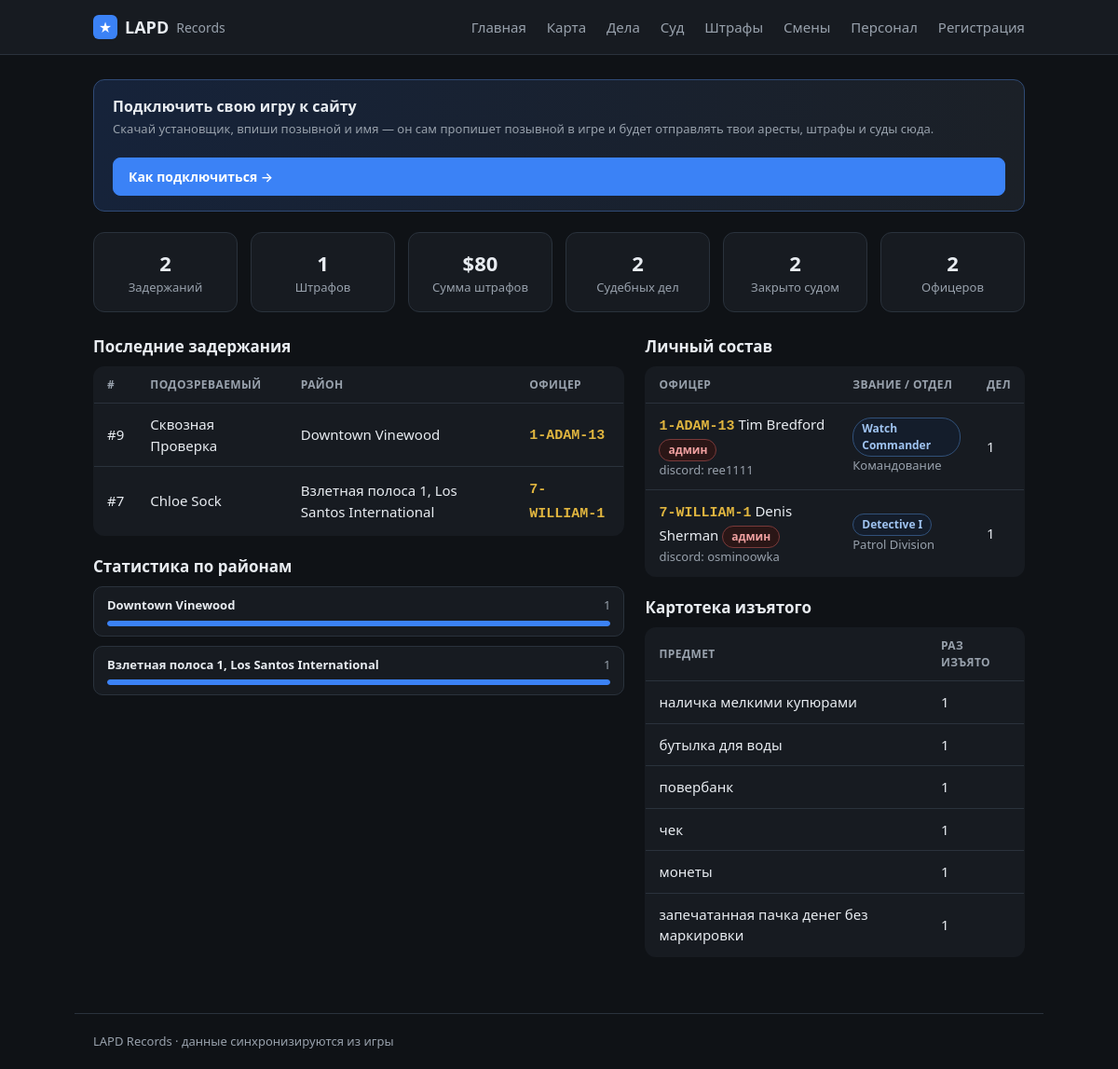
Before: / with the older database file.
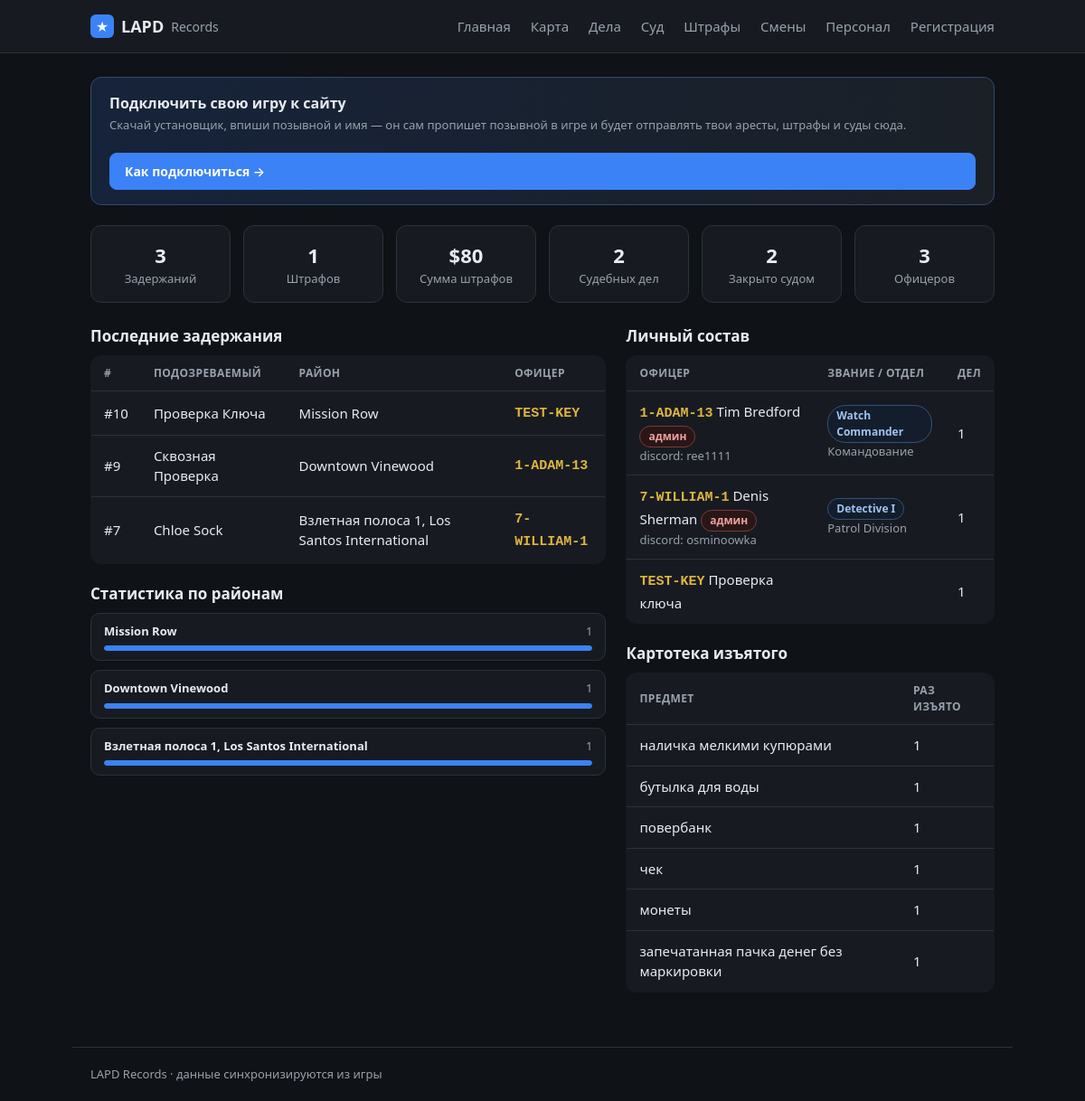
After: the same page with the newer database file.
### tables this page shows
CREATE TABLE cases (
                id INTEGER PRIMARY KEY AUTOINCREMENT,
                officer_id INTEGER NOT NULL,
                suspect_name TEXT,
                wanted INTEGER DEFAULT 0,
                license_state TEXT,
                citations INTEGER DEFAULT 0,
                zone TEXT,
                postal TEXT,
                game_time TEXT,
                created_at TEXT NOT NULL,
                screenshot TEXT,
                status TEXT NOT NULL DEFAULT 'submitted',
                discord_sent INTEGER DEFAULT 0,
                vehicle_model TEXT, vehicle_plate TEXT, vehicle_color TEXT,
                charges TEXT, found_items TEXT, reason TEXT, notes TEXT,
                mugshot TEXT, fine INTEGER, bail INTEGER, jail_time TEXT,
                is_test INTEGER DEFAULT 0, external_id TEXT,
                FOREIGN KEY (officer_id) REFERENCES officers(id)
            );

CREATE TABLE officers (
                id INTEGER PRIMARY KEY AUTOINCREMENT,
                callsign TEXT UNIQUE NOT NULL,
                name TEXT
            , current_status TEXT, status_since TEXT, rank TEXT, department TEXT, discord TEXT, is_admin INTEGER);

### app/main.py (the view)
@app.route("/")
def index():
    cases_all = db.list_cases(500)
    zones = {}
    for c in cases_all:
        if not c.get("is_test") and c.get("zone"):
            zones[c["zone"]] = zones.get(c["zone"], 0) + 1
    top = sorted(zones.items(), key=lambda kv: -kv[1])[:10]
    mx = top[0][1] if top else 1
    districts = [{"zone": z, "count": n, "pct": round(n * 100 / mx)} for z, n in top]
    return render_template("index.html",
                           summary=db.summary_counts(),
                           cases=db.list_cases(limit=8),
                           officers=db.list_officers_with_stats(),
                           cit=db.citations_summary(),
                           court=db.court_summary(),
                           districts=districts,
                           evidence=db.evidence_catalog())

### app/db.py (called while the page is built)
def fmt_dt(iso):
    try:
        dt = datetime.datetime.fromisoformat(iso)
        return dt.strftime("%d.%m.%Y %H:%M")
    except Exception:
        return iso or "—"

@contextmanager
def get_conn():
    conn = sqlite3.connect(config.DB_PATH)
    conn.row_factory = sqlite3.Row
    try:
        yield conn
        conn.commit()
    finally:
        conn.close()

def _jsonlist(val):
    if not val:
        return []
    try:
        return json.loads(val)
    except Exception:
        return [x.strip() for x in str(val).split(",") if x.strip()]

def _parse_charge(s):
    import re as _re
    m = _re.match(r"^\s*(\S+)\s·\s(.+?)(?:\s\(([^)]+)\))?\s*$", s or "")
    if m:
        return {"code": m.group(1), "desc": m.group(2), "cls": m.group(3) or ""}
    return {"code": "", "desc": s or "", "cls": ""}

def list_cases(limit=100, officer_id=None, status=None):
    q = """SELECT cases.*, officers.callsign, officers.name AS officer_name
           FROM cases JOIN officers ON officers.id = cases.officer_id"""
    conds, params = [], []
    if officer_id:
        conds.append("cases.officer_id=?"); params.append(officer_id)
    if status:
        conds.append("cases.status=?"); params.append(status)
    if conds:
        q += " WHERE " + " AND ".join(conds)
    q += " ORDER BY cases.id DESC LIMIT ?"; params.append(limit)
    with get_conn() as c:
        return [_row_to_case(r) for r in c.execute(q, params).fetchall()]

def status_info(code):
    return DUTY_STATUS.get(code, {"ru": "Не на службе", "cls": "off"})

def _fix_rooms(s):
    return re.sub(r"(\d)([А-Я])", lambda m: m.group(1) + _CYR2LAT.get(m.group(2), m.group(2)), s)

def localize(text):
    if not text or not isinstance(text, str):
        return text
    out = text
    for en, ru in _PHRASES:
        out = out.replace(en, ru)
    return _fix_rooms(out)

def citations_summary(officer_id=None):
    with get_conn() as c:
        if officer_id:
            r = c.execute("SELECT COUNT(*), COALESCE(SUM(fine),0) FROM citations WHERE officer_id=?",
                          (officer_id,)).fetchone()
        else:
            r = c.execute("SELECT COUNT(*), COALESCE(SUM(fine),0) FROM citations").fetchone()
        return {"count": r[0], "total_fine": r[1]}

### app/main.py (called while the page is built)
@app.context_processor
def inject_globals():
    return {"community": config.COMMUNITY_NAME, "STATUS_RU": db.STATUS_RU,
            "static_export": os.environ.get("STATIC_EXPORT") == "1"}

### app/templates/index.html (shortened to what this page needs)
{% extends "base.html" %}
{% block content %}
<div class="dl-banner">
  <div>
    <div class="dl-title">Подключить свою игру к сайту</div>
    <div class="muted small">Скачай установщик, впиши позывной и имя — он сам пропишет позывной в игре
      и будет отправлять твои аресты, штрафы и суды сюда.</div>
  </div>
  <a class="btn primary" href="{{ url_for('register') }}">Как подключиться →</a>
</div>
<section class="stats stats-6">
  <div class="stat"><div class="num">{{ summary.total }}</div><div class="lbl">Задержаний</div></div>
  <div class="stat"><div class="num">{{ cit.count }}</div><div class="lbl">Штрафов</div></div>
  <div class="stat"><div class="num">${{ cit.total_fine }}</div><div class="lbl">Сумма штрафов</div></div>
  <div class="stat"><div class="num">{{ court.total }}</div><div class="lbl">Судебных дел</div></div>
  <div class="stat"><div class="num">{{ court.closed }}</div><div class="lbl">Закрыто судом</div></div>
  <div class="stat"><div class="num">{{ summary.officers }}</div><div class="lbl">Офицеров</div></div>
</section>
<div class="cols">
  <section class="col">
    <h2>Последние задержания</h2>
    {% if cases %}
      <table class="tbl">
        <thead><tr><th>#</th><th>Подозреваемый</th><th>Район</th><th>Офицер</th></tr></thead>
        <tbody>
        {% for c in cases %}
          <tr onclick="location='{{ url_for('case_view', cid=c.id) }}'">
            <td>#{{ c.id }}</td>
            <td>{{ c.suspect_name }}
              {% if c.wanted %}<span class="tag wanted">розыск</span>{% endif %}</td>
            <td>{{ c.zone or '—' }}</td>
            <td><span class="cs">{{ c.callsign }}</span></td>
          </tr>
        {% endfor %}
        </tbody>
      </table>
    {% else %}
      <p class="empty">Задержаний пока нет — появятся после игры.</p>
    {% endif %}
    <h2>Статистика по районам</h2>
    {% if districts %}
      <div class="districts">
        {% for d in districts %}
          <div class="district">
            <div class="d-head"><span class="d-name">{{ d.zone }}</span><span class="d-num">{{ d.count }}</span></div>
            <div class="d-bar"><div class="d-fill" style="width: {{ d.pct }}%"></div></div>
          </div>
        {% endfor %}
      </div>
    {% else %}
      <p class="empty">Данных по районам пока нет.</p>
    {% endif %}
  </section>
  <section class="col">
    <h2>Личный состав</h2>
    {% if officers %}
      <table class="tbl">
        <thead><tr><th>Офицер</th><th>Звание / отдел</th><th>Дел</th></tr></thead>
        <tbody>
        {% for o in officers %}
          <tr onclick="location='{{ url_for('officer_view', callsign=o.callsign) }}'">
            <td><span class="cs">{{ o.callsign }}</span> {{ o.name or '' }}
              {% if o.is_admin %}<span class="tag adm">админ</span>{% endif %}
              {% if o.discord %}<div class="muted small">discord: {{ o.discord }}</div>{% endif %}</td>
            <td>{% if o.rank %}<span class="tag rank">{{ o.rank }}</span>{% endif %}
              {% if o.department %}<div class="muted small">{{ o.department }}</div>{% endif %}</td>
            <td>{{ o.cases_count }}</td>
          </tr>
        {% endfor %}
        </tbody>
      </table>
    {% else %}
      <p class="empty">Офицеров пока нет.</p>
    {% endif %}
    {% if evidence %}
      <h2>Картотека изъятого</h2>
      <table class="tbl">
        <thead><tr><th>Предмет</th><th>Раз изъято</th></tr></thead>
        <tbody>
          {% for item, n in evidence[:12] %}
            <tr><td>{{ item }}</td><td>{{ n }}</td></tr>
          {% endfor %}
        </tbody>
      </table>
    {% endif %}
  </section>
</div>
{% endblock %}

### app/templates/base.html (shortened to what this page needs)
<!doctype html>
<html lang="ru">
<head>
  <link rel="stylesheet" href="{{ url_for('static', filename='style.css') }}">
</head>
<body>
  <header class="topbar">
    <div class="wrap">
      <a class="brand" href="{{ url_for('index') }}">
        <span class="badge">★</span> {{ community }} <span class="sub">Records</span>
      </a>
      <nav>
        <a href="{{ url_for('index') }}">Главная</a>
        <a href="{{ url_for('game_map') }}">Карта</a>
        <a href="{{ url_for('cases') }}">Дела</a>
        <a href="{{ url_for('court') }}">Суд</a>
        <a href="{{ url_for('citations') }}">Штрафы</a>
        <a href="{{ url_for('shifts') }}">Смены</a>
        <a href="{{ url_for('staff') }}">Персонал</a>
        <a href="{{ url_for('register') }}">Регистрация</a>
      </nav>
    </div>
  </header>
  <main class="wrap">
    {% block content %}{% endblock %}
  </main>
  <footer class="wrap foot">{{ community }} Records · данные синхронизируются из игры</footer>
</body>
</html>

### app/static/style.css (style rules this page uses)
:root { --bg:#0f1216; --surface:#171b21; --surface2:#1d232b; --border:#2a323c; --text:#e8ecf1; --muted:#98a1ac; --accent:#3b82f6; --accent2:#2563eb; --wanted:#e05252; --ok:#3fa66a; --gold:#e0b53f; }
* { box-sizing:border-box }
body { margin:0;background:var(--bg);color:var(--text); font-family:system-ui,-apple-system,"Segoe UI",Roboto,sans-serif;font-size:15px;line-height:1.5 }
a { color:inherit;text-decoration:none }
.wrap { max-width:1040px;margin:0 auto;padding:0 20px }
.topbar { background:var(--surface);border-bottom:1px solid var(--border);position:sticky;top:0;z-index:5 }
.topbar .wrap { display:flex;align-items:center;justify-content:space-between;height:58px }
.brand { font-weight:700;font-size:18px;display:flex;align-items:center;gap:8px }
.brand .sub { color:var(--muted);font-weight:500;font-size:14px }
.badge { display:inline-grid;place-items:center;width:26px;height:26px;border-radius:6px; background:var(--accent);color:#fff;font-size:14px }
nav a { color:var(--muted);margin-left:18px;font-weight:500 }
main.wrap { padding-top:26px;padding-bottom:40px }
h2 { font-size:17px;margin:1.2em 0 .5em;color:var(--text) }
.stats { display:grid;grid-template-columns:repeat(4,1fr);gap:14px;margin-bottom:24px }
.stat { background:var(--surface);border:1px solid var(--border);border-radius:12px;padding:16px;text-align:center }
.stat .num { font-size:30px;font-weight:700 }
.stat .lbl { color:var(--muted);font-size:13px }
.cols { display:grid;grid-template-columns:1.4fr 1fr;gap:22px }
.col h2:first-child { margin-top:0 }
.tbl { width:100%;border-collapse:collapse;background:var(--surface);border:1px solid var(--border);border-radius:12px;overflow:hidden }
.tbl th { text-align:left;font-size:12px;text-transform:uppercase;letter-spacing:.4px;color:var(--muted); padding:10px 14px;border-bottom:1px solid var(--border) }
.tbl td { padding:11px 14px;border-bottom:1px solid var(--border) }
.tbl tbody tr { cursor:pointer;transition:background .12s }
.tbl tbody tr:last-child td { border-bottom:none }
.cs { font-family:ui-monospace,Consolas,monospace;color:var(--gold);font-weight:600 }
.muted { color:var(--muted) }
.small { font-size:13px }
.tag { display:inline-block;padding:2px 9px;border-radius:20px;font-size:12px;font-weight:600; background:var(--surface2);border:1px solid var(--border);color:var(--muted) }
.tag.rank { background:#141d2b;border-color:#31517a;color:#9fc3f0 }
.tag.adm { background:#2a1616;border-color:#7a3a3a;color:#f0a0a0 }
.btn { background:var(--surface2);color:var(--text);border:1px solid var(--border); padding:9px 16px;border-radius:8px;font-weight:600;cursor:pointer;font-size:14px }
.btn.primary { background:var(--accent);border-color:var(--accent);color:#fff;width:100% }
.stats-6 { grid-template-columns:repeat(6,1fr) }
.stats-6 .num,.stats-5 .num { font-size:22px }
.districts { display:flex;flex-direction:column;gap:10px }
.district { background:var(--surface);border:1px solid var(--border);border-radius:10px;padding:10px 14px }
.d-head { display:flex;justify-content:space-between;font-size:13px;margin-bottom:6px }
.d-name { font-weight:600 }
.d-num { color:var(--muted) }
.d-bar { height:6px;background:var(--surface2);border-radius:4px;overflow:hidden }
.d-fill { height:100%;background:var(--accent);border-radius:4px }
.dl-banner { display:flex;align-items:center;justify-content:space-between;gap:20px;flex-wrap:wrap; background:linear-gradient(90deg,#16233a,#1b2027);border:1px solid #2f4a75;border-radius:12px; padding:16px 20px;margin-bottom:22px }
.dl-title { font-weight:700;font-size:16px;margin-bottom:3px }
.dl-banner .btn { white-space:nowrap }
.foot { color:var(--muted);font-size:13px;padding:20px;border-top:1px solid var(--border);margin-top:20px }

Changed rows visible on the page:
added cases: id "10", suspect_name "Проверка Ключа", zone "Mission Row", callsign "TEST-KEY", count "1", {{ d.pct }} 100 (drawn)
added officers: callsign "TEST-KEY", name "Проверка ключа", cases_count "1"
Other visible differences:
{{ summary.total }}: "2" → "3"
{{ summary.officers }}: "2" → "3"
